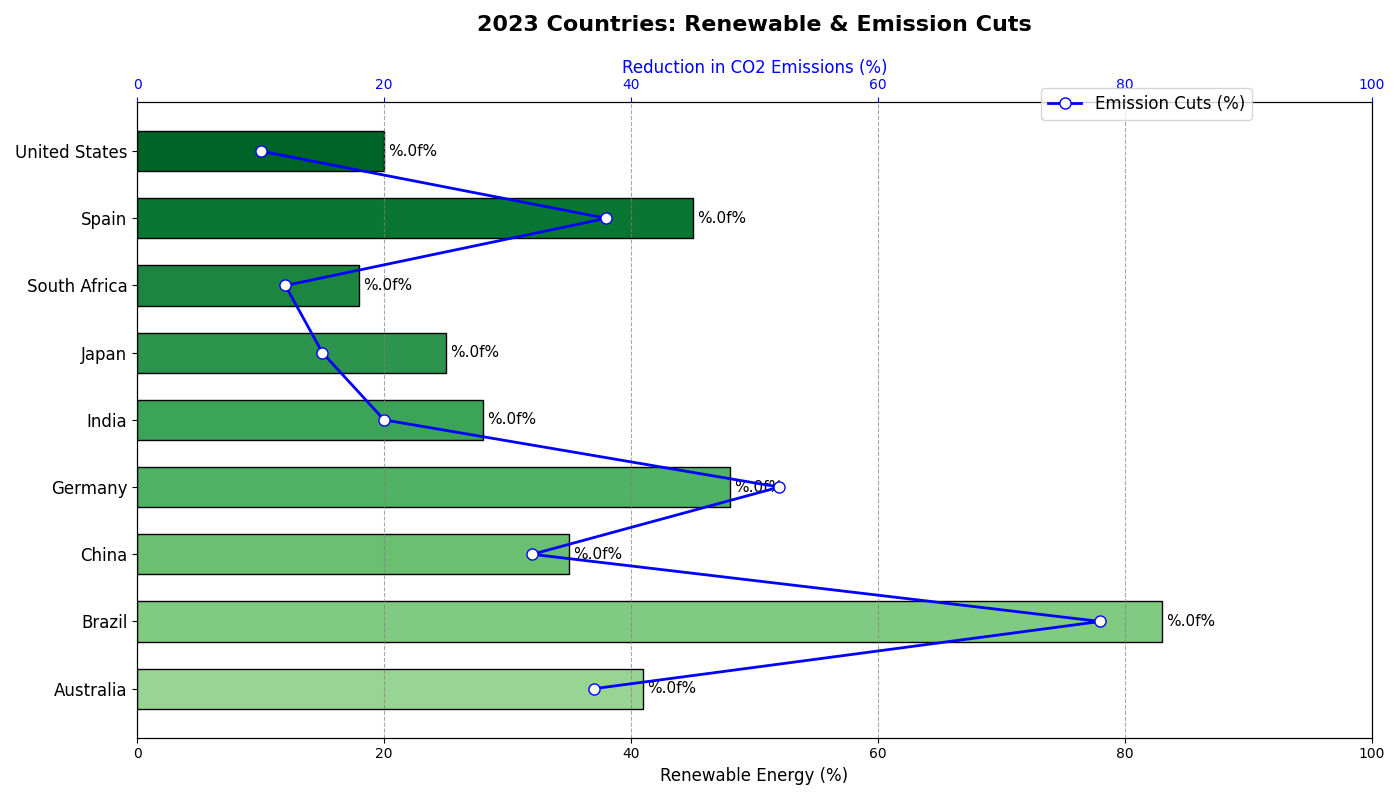

Source code (Python):
import matplotlib.pyplot as plt
import numpy as np

countries = ['Australia', 'Brazil', 'China', 'Germany', 'India', 'Japan', 'South Africa', 'Spain', 'United States']
renewable_percentages = [41, 83, 35, 48, 28, 25, 18, 45, 20]
co2_reduction = [37, 78, 32, 52, 20, 15, 12, 38, 10]

colors = plt.cm.Greens(np.linspace(0.4, 0.9, len(countries)))

fig, ax1 = plt.subplots(figsize=(14, 8))

bars = ax1.barh(countries, renewable_percentages, color=colors, edgecolor='black', height=0.6)
ax1.set_xlabel('Renewable Energy (%)', fontsize=12)
ax1.set_xlim(0, 100)
ax1.set_yticks(np.arange(len(countries)))
ax1.set_yticklabels(countries, fontsize=12)
ax1.xaxis.grid(True, linestyle='--', which='major', color='grey', alpha=0.7)
ax1.bar_label(bars, fmt='%.0f%', padding=3, fontsize=11)

ax2 = ax1.twiny()
ax2.plot(co2_reduction, countries, 'o-', color='blue', markerfacecolor='white', markersize=8, linewidth=2, label='Emission Cuts (%)')
ax2.set_xlabel('Reduction in CO2 Emissions (%)', fontsize=12)
ax2.set_xlim(0, 100)
ax2.xaxis.label.set_color('blue')
ax2.tick_params(axis='x', colors='blue')

ax1.set_title('2023 Countries: Renewable & Emission Cuts', fontsize=16, fontweight='bold', pad=20)

fig.legend(loc='upper right', bbox_to_anchor=(0.9, 0.9), fontsize=12)

plt.tight_layout()
plt.show()
